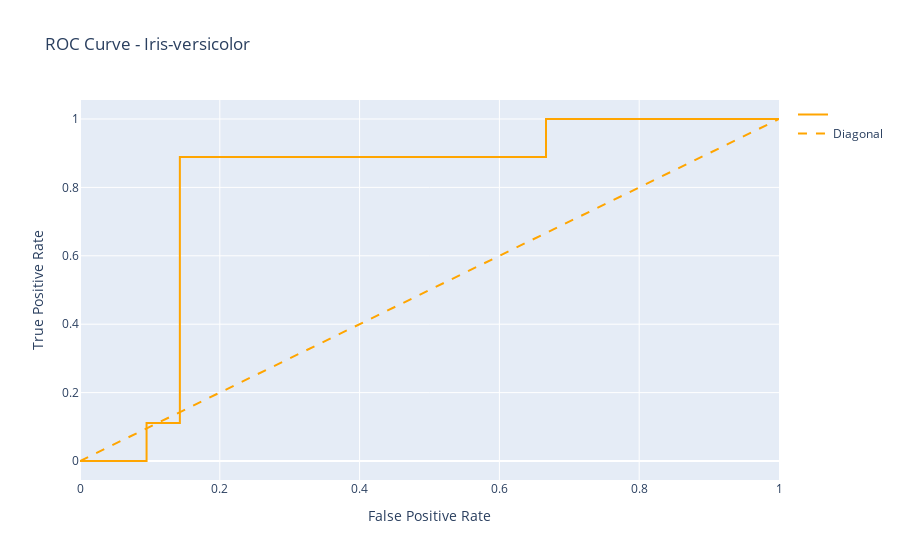

Source (notebook cell):
### Code cell
plot_performance(model_ver,X_test_ver,y_test_ver,'Iris-versicolor')

### Figure 1 — Plotly figure (JSON) as saved in the notebook; plotly's stock layout.template omitted (floating-point values rounded to 4 significant figures)
{"data": [{"hovertemplate": "False Positive Rate=%{x}<br>True Positive Rate=%{y}<extra></extra>", "legendgroup": "", "line": {"color": "orange", "dash": "solid", "shape": "linear", "width": 2}, "marker": {"symbol": "circle"}, "mode": "lines", "name": "", "orientation": "v", "showlegend": true, "type": "scatter", "x": [0, 0.04762, 0.09524, 0.09524, 0.1429, 0.1429, 0.1429, 0.1429, 0.4762, 0.5714, 0.6667, 0.6667, 1], "xaxis": "x", "y": [0, 0, 0, 0.1111, 0.1111, 0.5556, 0.7778, 0.8889, 0.8889, 0.8889, 0.8889, 1, 1], "yaxis": "y"}, {"line": {"color": "orange", "dash": "dash", "width": 2}, "mode": "lines", "name": "Diagonal", "showlegend": true, "type": "scatter", "x": [0, 1], "y": [0, 1]}], "layout": {"legend": {"tracegroupgap": 0}, "title": {"text": "ROC Curve - Iris-versicolor"}, "xaxis": {"anchor": "y", "domain": [0, 1], "title": {"text": "False Positive Rate"}}, "yaxis": {"anchor": "x", "domain": [0, 1], "title": {"text": "True Positive Rate"}}}}
